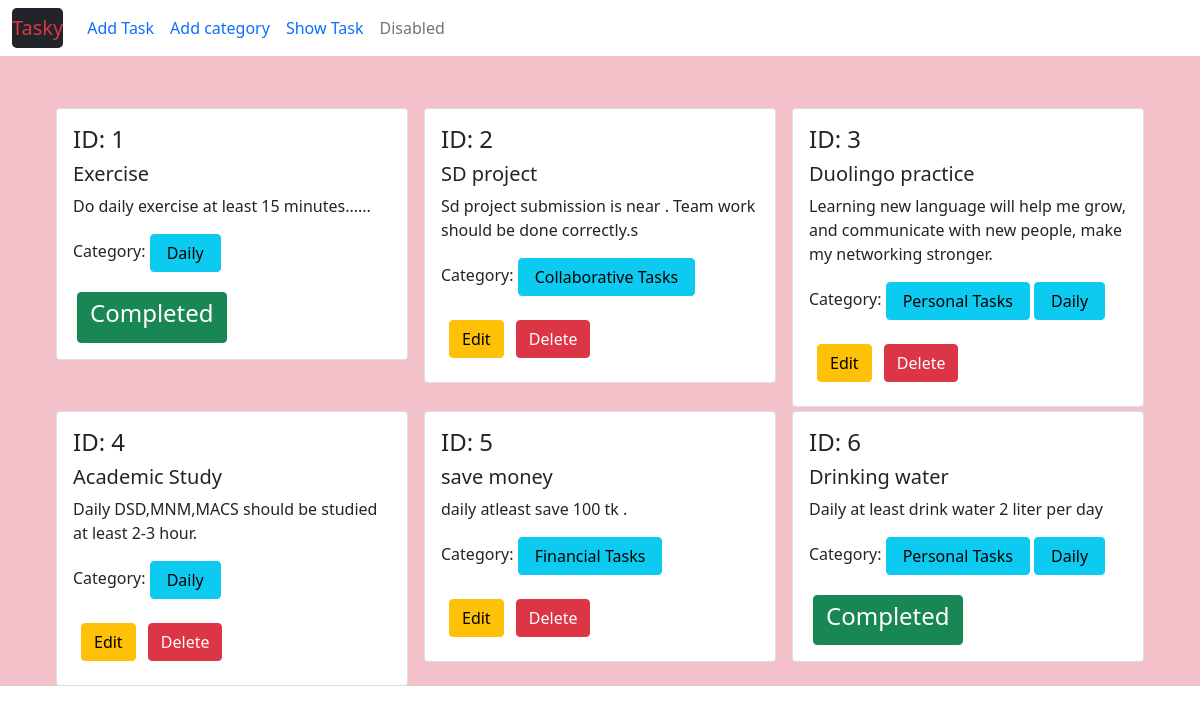
The page / on the database its author committed.
### task/models.py (models this page shows, shortened)
class Task(models.Model):
    taskTitle = models.CharField(max_length=30)
    taskDescription = models.TextField(max_length=300)
    isComplete = models.BooleanField(default=False)
    taskAssignDate = models.DateField()
    taskCategory = models.ManyToManyField(Category)

### category/models.py (models this page shows, shortened)
class Category(models.Model):
    categoryName = models.CharField(max_length=20)

### TaskManagementSystem/views.py (the view)
# urls.py: path('', views.showPage, name='showPage'),
def showPage(request):
    item = Task.objects.all()
    return render(request,'home.html', {'item': item})

### templates/home.html (shortened to what this page needs)
{% extends 'base.html' %}
{% load crispy_forms_tags %}
{% block content %}
<div class=" h-50 d-flex flex-wrap justify-content-center px-5 pt-5 mb-4 " style="background-color:rgb(242, 193, 202) ">
    {% for i in item %}
    <div class="col-sm-4 mt-1">
        <div class="card mx-2">
          <div class="card-body">
            <h4>ID: {{i.id}}</h4>
            <h5 class="card-title">{{i.taskTitle}}</h5>
            <p class="card-text">{{i.taskDescription}}</p>
            <p>Category:
                {% for j in i.taskCategory.all%}
                <button class="btn btn-info margin-auto  px-3 border-10">{{j.categoryName}}</button>
                {% endfor %}
            </p>
            {% if i.isComplete == True %}
                <button class="btn btn-success mx-1 mt-1"><h4>Completed</h4></button>
            {%else%}
                <a href="{% url 'editTask' i.id %}"class="btn btn-warning m-2">Edit</a>
                <a href="{% url 'deleteTask' i.id %}"class="btn btn-danger">Delete</a>
            {% endif %}
          </div>
        </div>
    </div>
    {% endfor %}
</div>
{% endblock %}

### templates/base.html (shortened to what this page needs)
<!doctype html>
<html lang="en">
  <head>
    <link href="https://cdn.jsdelivr.net/npm/bootstrap@5.0.2/dist/css/bootstrap.min.css" rel="stylesheet">
  </head>
  <body>
      <nav class="navbar navbar-expand-lg bg-body-tertiary">
        <div class="container-fluid">
          <a class="navbar-brand text-danger bg-dark rounded-3" href="#">Tasky</a>
          <div class="collapse navbar-collapse" id="navbarNavAltMarkup">
            <div class="navbar-nav">
              <a class="nav-link" href="{% url 'addTask' %}">Add Task</a>
              <a class="nav-link" href="{% url 'addCategory' %}">Add category</a>
              <a class="nav-link active" aria-current="page" href="{% url 'showPage' %}">Show Task</a>
              <a class="nav-link disabled" aria-disabled="true">Disabled</a>
            </div>
          </div>
        </div>
      </nav>
     {% block content %}
     {% endblock %}
  </body>
</html>

### rows shown on the page
Task: id "1", taskTitle "Exercise", taskDescription "Do daily exercise at least 15 minutes......", isComplete "Completed"
Category: categoryName "Daily"
Task: id "2", taskTitle "SD project", taskDescription "Sd project submission is near . Team work should be done correctly.s", isComplete "Edit"
Category: categoryName "Collaborative Tasks"
Task: id "3", taskTitle "Duolingo practice", taskDescription "Learning new language will help me grow, and communicate with new people, make my networking stronger.", isComplete "Edit"
Category: categoryName "Personal Tasks"
Task: id "4", taskTitle "Academic Study", taskDescription "Daily DSD,MNM,MACS should be studied at least 2-3 hour.", isComplete "Edit"
Task: id "5", taskTitle "save money", taskDescription "daily atleast save 100 tk .", isComplete "Edit"
Category: categoryName "Financial Tasks"
Task: id "6", taskTitle "Drinking water", taskDescription "Daily at least drink water 2 liter per day", isComplete "Completed"
